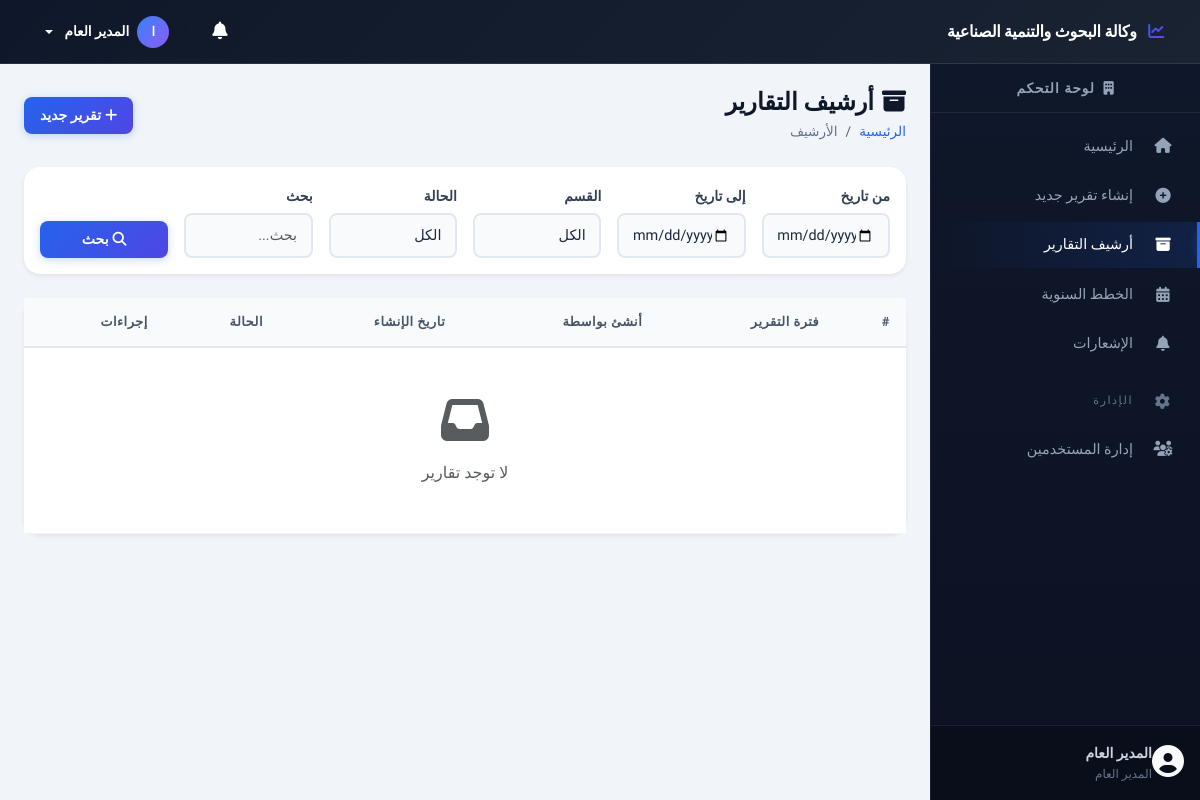
The page /pages/reports_archive.php (signed in) on the database its author committed.
### tables this page shows
CREATE TABLE IF NOT EXISTS users (
    id INT PRIMARY KEY AUTO_INCREMENT,
    name VARCHAR(100) NOT NULL,
    email VARCHAR(100) NOT NULL UNIQUE,
    password VARCHAR(255) NOT NULL,
    role ENUM('admin', 'manager', 'employee') NOT NULL DEFAULT 'employee',
    department_id INT NULL,
    created_at TIMESTAMP DEFAULT CURRENT_TIMESTAMP,
    FOREIGN KEY (department_id) REFERENCES departments(id) ON DELETE SET NULL
);

### includes/functions.php (called while the page is built, shortened)
<?php
require_once __DIR__ . '/../config/database.php';
function isLoggedIn() {
    return isset($_SESSION['user_id']) && !empty($_SESSION['user_id']);
}
function isAdmin() {
    return isset($_SESSION['user_role']) && $_SESSION['user_role'] === 'admin';
}
function e($string) {
    return htmlspecialchars($string ?? '', ENT_QUOTES, 'UTF-8');
}
function db() {
    return Database::getInstance()->getConnection();
}
function dbQuery($sql, $params = []) {
    $stmt = db()->prepare($sql);
    $stmt->execute($params);
    return $stmt;
}
function dbFetchOne($sql, $params = []) {
    $stmt = dbQuery($sql, $params);
    return $stmt->fetch();
}
function getCurrentUser() {
    return dbFetchOne("SELECT u.*, d.name as department_name FROM users u LEFT JOIN departments d ON u.department_id = d.id WHERE u.id = ?", [$_SESSION['user_id']]);
}
function getRoleName($role) {
    $roles = [
        'admin' => 'المدير العام',
        'manager' => 'مدير قسم',
        'employee' => 'موظف'
    ];
    return $roles[$role] ?? $role;
}
function getCurrentPage() {
    return basename($_SERVER['PHP_SELF'], '.php');
}
function isActivePage($page) {
    return getCurrentPage() === $page ? 'active' : '';
}

### config/database.php (called while the page is built, shortened)
<?php
class Database {
    private static $instance = null;
    private $pdo;
    private function __construct() {
        try {
            $dsn = "mysql:host=" . DB_HOST . ";dbname=" . DB_NAME . ";charset=" . DB_CHARSET;
            $options = [
                PDO::ATTR_ERRMODE            => PDO::ERRMODE_EXCEPTION,
                PDO::ATTR_DEFAULT_FETCH_MODE => PDO::FETCH_ASSOC,
                PDO::ATTR_EMULATE_PREPARES   => false,
                PDO::MYSQL_ATTR_INIT_COMMAND => "SET NAMES utf8mb4 COLLATE utf8mb4_unicode_ci"
            ];
            $this->pdo = new PDO($dsn, DB_USER, DB_PASS, $options);
        } catch (PDOException $e) {
            die('خطأ في الاتصال بقاعدة البيانات: ' . $e->getMessage());
        }
    }
    public static function getInstance() {
        if (self::$instance === null) {
            self::$instance = new self();
        }
        return self::$instance;
    }
    public function getConnection() {
        return $this->pdo;
    }
}

### pages/reports_archive.php (the view, shortened to what this page needs)
<?php
require_once __DIR__ . '/../includes/header.php';
$filterFrom = $_GET['from'] ?? '';
$filterTo = $_GET['to'] ?? '';
$search = trim($_GET['search'] ?? '');
$page = max(1, (int)($_GET['page'] ?? 1));
$perPage = 10;
$where = [];
$params = [];
$whereClause = !empty($where) ? 'WHERE ' . implode(' AND ', $where) : '';
$offset = ($page - 1) * $perPage;
$sql = "SELECT DISTINCT r.*, u.name as creator_name
        FROM reports r
        JOIN users u ON r.created_by = u.id
        LEFT JOIN report_details rd ON r.id = rd.report_id
        $whereClause
        ORDER BY r.created_at DESC
        LIMIT $perPage OFFSET $offset";
$reports = dbFetchAll($sql, $params);
?>
<div class="d-flex justify-content-between align-items-center mb-4">
    <div>
        <h4 class="mb-1"><i class="fas fa-archive me-2"></i>أرشيف التقارير</h4>
        <nav aria-label="breadcrumb">
            <ol class="breadcrumb mb-0">
                <li class="breadcrumb-item"><a href="<?= SITE_URL ?>/pages/dashboard.php">الرئيسية</a></li>
                <li class="breadcrumb-item active">الأرشيف</li>
            </ol>
        </nav>
    </div>
    <a href="<?= SITE_URL ?>/pages/create_report.php" class="btn btn-primary">
        <i class="fas fa-plus me-1"></i>تقرير جديد
    </a>
</div>
<div class="card border-0 shadow-sm mb-4">
    <div class="card-body">
        <form method="GET" class="row g-3 align-items-end">
            <div class="col-md-2">
                <label class="form-label small">من تاريخ</label>
                <input type="date" class="form-control form-control-sm" name="from" value="<?= e($filterFrom) ?>">
            </div>
            <div class="col-md-2">
                <label class="form-label small">إلى تاريخ</label>
                <input type="date" class="form-control form-control-sm" name="to" value="<?= e($filterTo) ?>">
            </div>
            <div class="col-md-2">
                <label class="form-label small">القسم</label>
                <select class="form-select form-select-sm" name="department">
                    <option value="">الكل</option>
                </select>
            </div>
            <div class="col-md-2">
                <label class="form-label small">الحالة</label>
                <select class="form-select form-select-sm" name="status">
                    <option value="">الكل</option>
                </select>
            </div>
            <div class="col-md-2">
                <label class="form-label small">بحث</label>
                <input type="text" class="form-control form-control-sm" name="search" value="<?= e($search) ?>" placeholder="بحث...">
            </div>
            <div class="col-md-2">
                <button type="submit" class="btn btn-primary btn-sm w-100">
                    <i class="fas fa-search me-1"></i>بحث
                </button>
            </div>
        </form>
    </div>
</div>
<div class="card border-0 shadow-sm">
    <div class="card-body p-0">
        <div class="table-responsive">
            <table class="table table-hover align-middle mb-0">
                <thead class="table-light">
                    <tr>
                        <th>#</th>
                        <th>فترة التقرير</th>
                        <th>أنشئ بواسطة</th>
                        <th>تاريخ الإنشاء</th>
                        <th>الحالة</th>
                        <th>إجراءات</th>
                    </tr>
                </thead>
                <tbody>
                    <?php if (empty($reports)): ?>
                    <tr>
                        <td colspan="6" class="text-center text-muted py-5">
                            <i class="fas fa-inbox fa-3x mb-3 d-block"></i>
                            لا توجد تقارير
                        </td>
                    </tr>
                    <?php endif; ?>
                </tbody>
            </table>
        </div>
    </div>
</div>
<?php
require_once __DIR__ . '/../includes/footer.php';
?>

### includes/header.php (shortened to what this page needs)
<?php
require_once __DIR__ . '/functions.php';
$currentUser = getCurrentUser();
?>
<!DOCTYPE html>
<html lang="ar" dir="rtl">
<head>
    <link rel="stylesheet" href="https://cdn.jsdelivr.net/npm/bootstrap@5.3.0/dist/css/bootstrap.rtl.min.css">
    <link rel="stylesheet" href="https://cdnjs.cloudflare.com/ajax/libs/font-awesome/6.4.0/css/all.min.css">
    <link rel="stylesheet" href="https://cdn.jsdelivr.net/npm/sweetalert2@11/dist/sweetalert2.min.css">
    <link rel="stylesheet" href="<?= SITE_URL ?>/assets/css/style.css">
</head>
<body>
    <nav class="navbar navbar-expand-lg navbar-dark bg-primary fixed-top">
        <div class="container-fluid">
            <a class="navbar-brand" href="<?= SITE_URL ?>/pages/dashboard.php">
                <i class="fas fa-chart-line me-2"></i>
                <span class="d-none d-sm-inline"><?= e(SITE_NAME) ?></span>
            </a>
            <div class="d-flex align-items-center ms-auto gap-1">
                <div class="dropdown">
                    <button class="btn btn-link text-white position-relative px-2" data-bs-toggle="dropdown" aria-expanded="false" style="font-size: 1.1rem;">
                        <i class="fas fa-bell"></i>
                    </button>
                </div>
                <div class="dropdown">
                    <button class="btn btn-link text-white dropdown-toggle text-decoration-none d-flex align-items-center gap-2 px-2" data-bs-toggle="dropdown">
                        <div class="d-flex align-items-center justify-content-center rounded-circle" style="width:32px; height:32px; background: linear-gradient(135deg, #3b82f6, #8b5cf6); font-size: 0.8rem;">
                            <?= mb_substr($currentUser['name'] ?? '', 0, 1) ?>
                        </div>
                        <span class="d-none d-md-inline" style="font-size: 0.85rem;"><?= e($currentUser['name'] ?? '') ?></span>
                    </button>
                </div>
            </div>
        </div>
    </nav>
    <div class="d-flex" id="wrapper">
        <?php include __DIR__ . '/sidebar.php'; ?>
        <div class="flex-grow-1" id="page-content">
            <div class="container-fluid p-4">

### includes/sidebar.php (shortened to what this page needs)
<div class="sidebar bg-dark text-white" id="sidebar">
    <div class="sidebar-header text-center py-3 border-bottom border-secondary">
        <h6 class="mb-0">
            <i class="fas fa-building me-1"></i>
            لوحة التحكم
        </h6>
    </div>
    <nav class="sidebar-nav">
        <ul class="nav flex-column py-2">
            <li class="nav-item">
                <a class="nav-link <?= isActivePage('dashboard') ?>" href="<?= SITE_URL ?>/pages/dashboard.php">
                    <i class="fas fa-home me-2"></i>
                    <span>الرئيسية</span>
                </a>
            </li>
            <li class="nav-item">
                <a class="nav-link <?= isActivePage('create_report') ?>" href="<?= SITE_URL ?>/pages/create_report.php">
                    <i class="fas fa-plus-circle me-2"></i>
                    <span>إنشاء تقرير جديد</span>
                </a>
            </li>
            <li class="nav-item">
                <a class="nav-link <?= isActivePage('reports_archive') ?>" href="<?= SITE_URL ?>/pages/reports_archive.php">
                    <i class="fas fa-archive me-2"></i>
                    <span>أرشيف التقارير</span>
                </a>
            </li>
            <li class="nav-item">
                <a class="nav-link <?= isActivePage('upload_annual_plan') ?>" href="<?= SITE_URL ?>/pages/upload_annual_plan.php">
                    <i class="fas fa-calendar-alt me-2"></i>
                    <span>الخطط السنوية</span>
                </a>
            </li>
            <li class="nav-item">
                <a class="nav-link <?= isActivePage('notifications') ?>" href="<?= SITE_URL ?>/pages/notifications.php">
                    <i class="fas fa-bell me-2"></i>
                    <span>الإشعارات</span>
                </a>
            </li>
            <?php if (isAdmin()): ?>
            <li class="nav-item mt-2 mb-1">
                <span class="nav-link text-muted small text-uppercase">
                    <i class="fas fa-cog me-2"></i>الإدارة
                </span>
            </li>
            <li class="nav-item">
                <a class="nav-link <?= isActivePage('users_management') ?>" href="<?= SITE_URL ?>/pages/users_management.php">
                    <i class="fas fa-users-cog me-2"></i>
                    <span>إدارة المستخدمين</span>
                </a>
            </li>
            <?php endif; ?>
        </ul>
    </nav>
    <div class="sidebar-footer border-top border-secondary p-3 mt-auto">
        <div class="d-flex align-items-center">
            <div class="flex-shrink-0">
                <i class="fas fa-user-circle fa-2x text-light"></i>
            </div>
            <div class="flex-grow-1 me-2 overflow-hidden">
                <div class="fw-bold small text-truncate"><?= e($currentUser['name'] ?? '') ?></div>
                <div class="text-muted smaller"><?= getRoleName($currentUser['role'] ?? '') ?></div>
            </div>
        </div>
    </div>
</div>

### rows shown on the page
users: name "ا", name "المدير العام", role "المدير العام"

### other values the page prints
SITE_NAME "وكالة البحوث والتنمية الصناعية"
